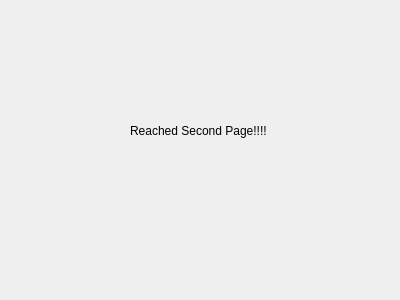
<?xml version="1.0" encoding="UTF-8"?>
<ui version="4.0">
 <class>Dialog</class>
 <widget class="QDialog" name="Dialog">
  <property name="geometry">
   <rect>
    <x>0</x>
    <y>0</y>
    <width>400</width>
    <height>300</height>
   </rect>
  </property>
  <property name="windowTitle">
   <string>Dialog</string>
  </property>
  <widget class="QLabel" name="label">
   <property name="geometry">
    <rect>
     <x>130</x>
     <y>60</y>
     <width>171</width>
     <height>141</height>
    </rect>
   </property>
   <property name="text">
    <string>Reached Second Page!!!!</string>
   </property>
  </widget>
 </widget>
 <resources/>
 <connections/>
</ui>
